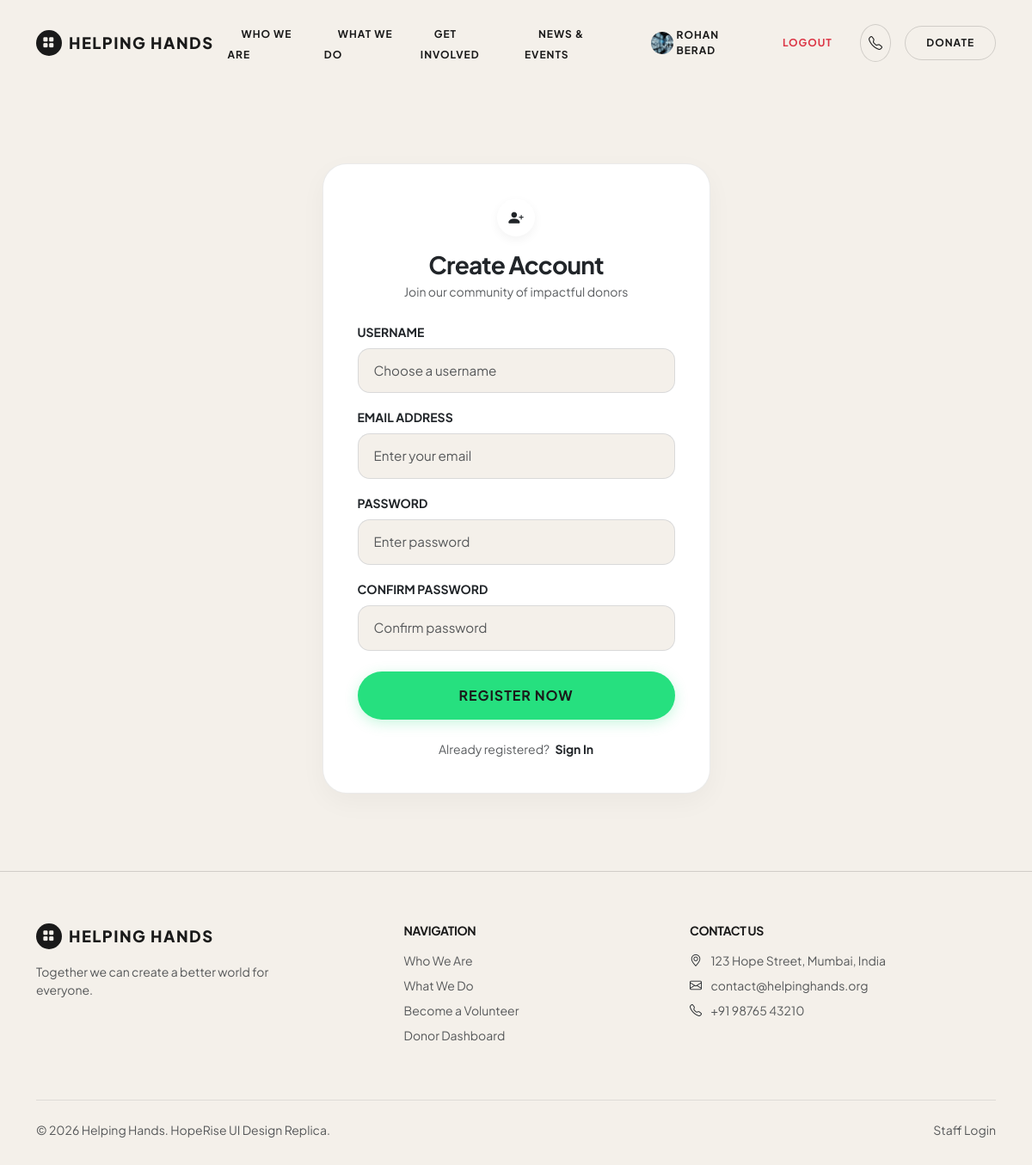
Screenshot of /register/ (signed in) with the database file from the repository.
### charity_app/models.py (models this page shows, shortened)
class SiteSettings(models.Model):
    hero_title_line1 = models.CharField(max_length=100, default="Together We Can")
    hero_title_highlight = models.CharField(max_length=100, default="Create a Better World")
    hero_subtitle = models.TextField(
        default="Your small contribution can make a big difference in someone's life. "
                "Join us in our mission to help the needy."
    )
    hero_image = models.ImageField(upload_to='site/', blank=True, null=True)
    stat_campaigns = models.CharField(max_length=20, default="500+", help_text="e.g. 500+")
    stat_lives_impacted = models.CharField(max_length=20, default="50,000+")
    stat_funds_raised = models.CharField(max_length=20, default="Rs. 2.5 Cr+")
    stat_donors = models.CharField(max_length=20, default="10,000+")
    mission_title = models.CharField(max_length=100, default="Our Mission")
    mission_text = models.TextField(
        default="We are committed to building a better tomorrow by supporting education, "
                "healthcare, animal welfare, and disaster relief initiatives. Together, we "
                "can bring hope and create lasting change."
    )
    mission_image = models.ImageField(upload_to='site/', blank=True, null=True)
    ngo_name = models.CharField(max_length=100, default="Helping Hands")
    footer_about_text = models.TextField(
        default="Together we can create a better world for everyone."
    )
    contact_address = models.CharField(max_length=200, default="123 Hope Street, Mumbai, India")
    contact_email = models.EmailField(default="contact@helpinghands.org")
    contact_phone = models.CharField(max_length=20, default="+91 98765 43210")
    updated_at = models.DateTimeField(auto_now=True)
    @classmethod
    def load(cls):
        obj, created = cls.objects.get_or_create(pk=1)
        return obj

class UserProfile(models.Model):
    user = models.OneToOneField(User, on_delete=models.CASCADE)
    profile_picture = models.ImageField(upload_to='profile_pictures/', blank=True, null=True)
    phone_number = models.CharField(max_length=15, blank=True)
    address = models.TextField(blank=True)
    profile_created_on = models.DateTimeField(auto_now_add=True)

### charity_app/views.py (the view)
# urls.py: path('register/', views.register_view, name='register'),
def register_view(request):
    if request.method == 'POST':
        form = RegisterForm(request.POST)
        if form.is_valid():
            user = form.save()
            UserProfile.objects.create(user=user)
            login(request, user)  # log the user in immediately after registering
            messages.success(request, 'Account created successfully! Welcome.')
            return redirect('dashboard')
    else:
        form = RegisterForm()
    return render(request, 'website/register.html', {'form': form})

### charity_app/forms.py (shortened to what this page needs)
class RegisterForm(UserCreationForm):
    email = forms.EmailField(required=True, widget=forms.EmailInput(attrs={
        'class': 'form-control',
        'placeholder': 'Enter your email'
    }))
    class Meta:
        model = User
        fields = ['username', 'email', 'password1', 'password2']
    def __init__(self, *args, **kwargs):
        super().__init__(*args, **kwargs)
        self.fields['username'].widget.attrs.update({
            'class': 'form-control', 'placeholder': 'Choose a username'
        })
        self.fields['password1'].widget.attrs.update({
            'class': 'form-control', 'placeholder': 'Enter password'
        })
        self.fields['password2'].widget.attrs.update({
            'class': 'form-control', 'placeholder': 'Confirm password'
        })

### charity_app/context_processors.py (called while the page is built)
def site_settings(request):
    return {'site_settings': SiteSettings.load()}

def user_profile(request):
    if request.user.is_authenticated:
        try:
            profile, _ = UserProfile.objects.get_or_create(user=request.user)
            return {'nav_user_profile': profile}
        except (OperationalError, ProgrammingError):
            return {'nav_user_profile': None}
    return {'nav_user_profile': None}

### templates/website/register.html (shortened to what this page needs)
{% extends 'website/base.html' %}
{% block content %}
<section class="hr-section">
    <div class="container">
        <div class="row justify-content-center">
            <div class="col-lg-5">
                <div class="hr-form-card">
                    <div class="text-center mb-4">
                        <div class="hr-card-icon-wrap mx-auto mb-3"><i class="bi bi-person-plus-fill text-dark"></i></div>
                        <h3 class="font-heading fw-bold text-dark mb-1">Create Account</h3>
                        <p class="text-muted small">Join our community of impactful donors</p>
                    </div>
                    <form method="post">
                        <div class="mb-3">
                            <label class="form-label text-dark fw-bold small text-uppercase tracking-wider">Username</label>
                            {{ form.username }}
                        </div>
                        <div class="mb-3">
                            <label class="form-label text-dark fw-bold small text-uppercase tracking-wider">Email Address</label>
                            {{ form.email }}
                        </div>
                        <div class="mb-3">
                            <label class="form-label text-dark fw-bold small text-uppercase tracking-wider">Password</label>
                            {{ form.password1 }}
                        </div>
                        <div class="mb-4">
                            <label class="form-label text-dark fw-bold small text-uppercase tracking-wider">Confirm Password</label>
                            {{ form.password2 }}
                        </div>
                        <button type="submit" class="btn-hr-green w-100 py-3 fs-6">REGISTER NOW</button>
                    </form>
                    <div class="text-center mt-4">
                        <p class="text-muted small mb-0">
                            Already registered? <a href="{% url 'login' %}" class="text-dark fw-bold ms-1">Sign In</a>
                        </p>
                    </div>
                </div>
            </div>
        </div>
    </div>
</section>
{% endblock %}

### templates/website/base.html (shortened to what this page needs)
{% load static %}
<!DOCTYPE html>
<html lang="en">
<head>
    <link href="https://cdn.jsdelivr.net/npm/bootstrap@5.3.3/dist/css/bootstrap.min.css" rel="stylesheet">
    <link rel="stylesheet" href="https://cdn.jsdelivr.net/npm/bootstrap-icons@1.11.3/font/bootstrap-icons.css">
    <link rel="stylesheet" href="{% static 'css/style.css' %}">
</head>
<body>
    <nav class="navbar navbar-expand-lg sticky-top hr-navbar">
        <div class="container">
            <a class="navbar-brand hr-logo" href="{% url 'home' %}">
                <span class="hr-logo-icon"><i class="bi bi-grid-fill"></i></span>
                {{ site_settings.ngo_name }}
            </a>
            <div class="collapse navbar-collapse" id="navMenu">
                <ul class="navbar-nav mx-auto align-items-lg-center">
                    <li class="nav-item"><a class="hr-nav-link" href="{% url 'home' %}">Who We Are</a></li>
                    <li class="nav-item"><a class="hr-nav-link" href="{% url 'campaign_list' %}">What We Do</a></li>
                                     <li class="nav-item"><a class="hr-nav-link" href="{% url 'home' %}#about">Get Involved</a></li>
                    <li class="nav-item"><a class="hr-nav-link" href="{% url 'home' %}#impact">News & Events</a></li>
                </ul>
                <div class="d-flex align-items-center gap-3">
                    {% if user.is_authenticated %}
                        <a href="{% url 'dashboard' %}" class="hr-nav-link d-flex align-items-center">
                            {% if nav_user_profile.profile_picture %}
                                <img src="{{ nav_user_profile.profile_picture.url }}" alt="{{ user.username }}"
                                     class="rounded-circle me-1" style="width: 26px; height: 26px; object-fit: cover;">
                            {% else %}
                                <i class="bi bi-person-circle fs-6 me-1"></i>
                            {% endif %}
                            {{ user.username }}
                        </a>
                        <a href="{% url 'logout' %}" class="hr-nav-link text-danger">Logout</a>
                    {% else %}
                        <a href="{% url 'login' %}" class="hr-nav-link">Sign In</a>
                    {% endif %}
                    <a href="tel:{{ site_settings.contact_phone }}" class="hr-icon-circle-btn" title="Call Us">
                        <i class="bi bi-telephone"></i>
                    </a>
                    <a class="btn-hr-pill-outline hr-pulse" href="{% url 'donate_generic' %}" data-bs-toggle="modal" data-bs-target="#quickDonateModal">Donate</a>
                </div>
            </div>
        </div>
    </nav>
    <main>
        {% block content %}{% endblock %}
    </main>
    {% block footer %}
    <footer class="hr-footer">
        <div class="container">
            <div class="row g-4 justify-content-between mb-5">
                <div class="col-lg-4">
                    <a class="hr-logo mb-3 d-inline-flex" href="{% url 'home' %}">
                        <span class="hr-logo-icon"><i class="bi bi-grid-fill"></i></span>
                        {{ site_settings.ngo_name }}
                    </a>
                    <p class="text-muted small me-lg-4">{{ site_settings.footer_about_text }}</p>
                </div>
                <div class="col-lg-3">
                    <h6 class="font-heading text-uppercase small fw-bold tracking-wider mb-3">Navigation</h6>
                    <ul class="list-unstyled d-flex flex-column gap-2 small text-muted">
                        <li><a href="{% url 'home' %}" class="hover-text-dark">Who We Are</a></li>
                        <li><a href="{% url 'campaign_list' %}" class="hover-text-dark">What We Do</a></li>
                        <li><a href="{% url 'register' %}" class="hover-text-dark">Become a Volunteer</a></li>
                        <li><a href="{% url 'login' %}" class="hover-text-dark">Donor Dashboard</a></li>
                    </ul>
                </div>
                <div class="col-lg-4">
                    <h6 class="font-heading text-uppercase small fw-bold tracking-wider mb-3">Contact Us</h6>
                    <ul class="list-unstyled d-flex flex-column gap-2 small text-muted">
                        <li><i class="bi bi-geo-alt me-2 text-dark"></i> {{ site_settings.contact_address }}</li>
                        <li><i class="bi bi-envelope me-2 text-dark"></i> {{ site_settings.contact_email }}</li>
                        <li><i class="bi bi-telephone me-2 text-dark"></i> {{ site_settings.contact_phone }}</li>
                    </ul>
                </div>
            </div>
            <div class="border-top border-dark border-opacity-10 pt-4 d-flex flex-column flex-md-row justify-content-between align-items-center text-muted small">
                <p class="mb-0">&copy; 2026 {{ site_settings.ngo_name }}. HopeRise UI Design Replica.</p>
                <div>
                    <a href="{% url 'admin_login' %}" class="text-muted">Staff Login</a>
                </div>
            </div>
        </div>
    </footer>
    {% endblock %}
</body>
</html>

### static/css/style.css (style rules this page uses)
:root { --hr-bg: #f4f0ea; --hr-bg-card: #ffffff; --hr-bg-beige: #eae4dc; --hr-bg-beige-card: #ebe4da; --hr-text: #1a1a1a; --hr-text-muted: #666666; --hr-text-light: #888888; --hr-green: #26e07f; --hr-green-hover: #1fd072; --hr-green-light: rgba(38, 224, 127, 0.15); --hr-border: rgba(0, 0, 0, 0.08); --hr-border-dark: rgba(0, 0, 0, 0.15); --hr-radius-pill: 100px; --hr-radius-squircle: 28px; --hr-radius-card: 24px; }
html { scroll-behavior: smooth; }
body { font-family: 'Plus Jakarta Sans', 'Outfit', 'Inter', -apple-system, sans-serif; background-color: var(--hr-bg); color: var(--hr-text); overflow-x: hidden; line-height: 1.5; }
h1, h2, h3, h4, h5, h6, .font-heading { font-family: 'Plus Jakarta Sans', 'Outfit', sans-serif; font-weight: 700; letter-spacing: -0.03em; color: var(--hr-text); }
a { text-decoration: none; color: inherit; transition: all 0.3s cubic-bezier(0.25, 0.8, 0.25, 1); }
.hr-navbar { background-color: transparent; padding: 24px 0; transition: all 0.4s cubic-bezier(0.25, 0.8, 0.25, 1); }
.hr-logo { font-size: 1.15rem; font-weight: 800; letter-spacing: 0.08em; text-transform: uppercase; color: var(--hr-text); display: flex; align-items: center; gap: 8px; }
.hr-logo-icon { width: 30px; height: 30px; background: var(--hr-text); border-radius: 50%; display: inline-flex; align-items: center; justify-content: center; color: var(--hr-bg); font-size: 0.85rem; transition: transform 0.4s ease; }
.hr-nav-link { font-size: 0.75rem; font-weight: 700; letter-spacing: 0.08em; text-transform: uppercase; color: var(--hr-text); padding: 8px 16px; border-radius: var(--hr-radius-pill); transition: all 0.3s ease; }
.hr-icon-circle-btn { width: 44px; height: 44px; border-radius: 50%; border: 1px solid var(--hr-border-dark); display: inline-flex; align-items: center; justify-content: center; background: transparent; color: var(--hr-text); transition: all 0.3s cubic-bezier(0.34, 1.56, 0.64, 1); }
.btn-hr-pill-outline { border: 1px solid var(--hr-border-dark); border-radius: var(--hr-radius-pill); padding: 10px 24px; font-size: 0.75rem; font-weight: 700; letter-spacing: 0.08em; text-transform: uppercase; color: var(--hr-text); background: transparent; transition: all 0.3s cubic-bezier(0.34, 1.56, 0.64, 1); }
.btn-hr-green { background-color: var(--hr-green); color: var(--hr-text) !important; font-weight: 700; font-size: 0.8rem; letter-spacing: 0.06em; text-transform: uppercase; border: none; border-radius: var(--hr-radius-pill); padding: 14px 32px; display: inline-flex; align-items: center; justify-content: center; gap: 8px; box-shadow: 0 4px 15px rgba(38, 224, 127, 0.25); transition: all 0.35s cubic-bezier(0.34, 1.56, 0.64, 1); position: relative; overflow: hidden; }
.hr-section { padding: 90px 0; }
.hr-card-icon-wrap { width: 44px; height: 44px; border-radius: 50%; background: #ffffff; display: inline-flex; align-items: center; justify-content: center; font-size: 1.1rem; color: var(--hr-text); margin-bottom: 24px; box-shadow: 0 4px 12px rgba(0, 0, 0, 0.05); transition: transform 0.3s ease; }
.hr-form-card { background: #ffffff; border-radius: var(--hr-radius-squircle); padding: 40px; border: 1px solid var(--hr-border); box-shadow: 0 10px 30px rgba(0, 0, 0, 0.04); }
.form-control, .form-select { background-color: var(--hr-bg); border: 1px solid var(--hr-border-dark); color: var(--hr-text) !important; border-radius: 14px; padding: 14px 18px; font-size: 0.95rem; }
.hr-footer { background-color: var(--hr-bg); border-top: 1px solid var(--hr-border-dark); padding: 60px 0 30px; }
.btn-hr-pill-outline.hr-pulse { animation: hrPulseGlow 2.4s ease-in-out infinite; }

### rows the page displays
SiteSettings: ngo_name "HELPING HANDS", footer_about_text "Together we can create a better world for everyone.", contact_address "123 Hope Street, Mumbai, India", contact_email "contact@helpinghands.org", contact_phone "+91 98765 43210", ngo_name "Helping Hands"
UserProfile: profile_picture (picture)

### other values shown
{{ user.username }} "ROHAN BERAD"
